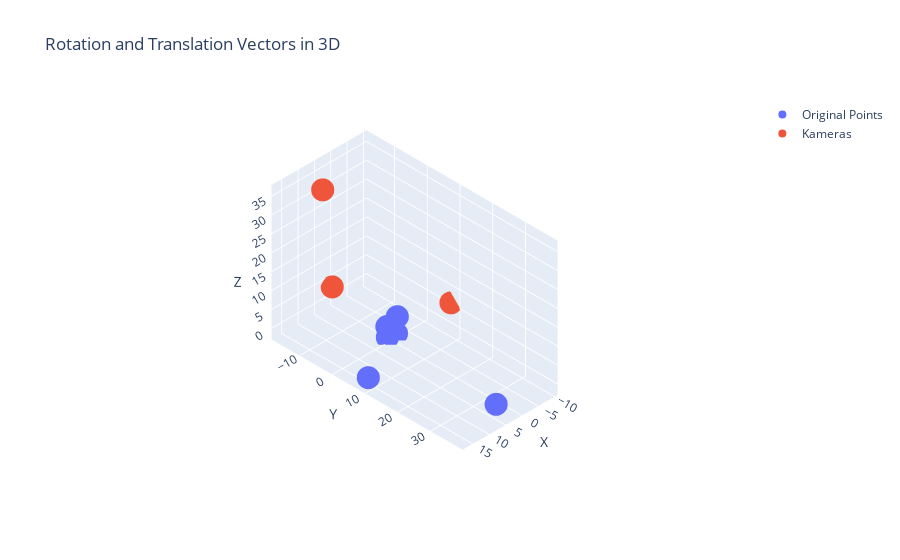

The notebook cell saved with this chart:
### Markdown cell above
#### Kontrolle

### Code cell
wolke_zeigen(coords, pictures)

### Figure 1 — Plotly figure (JSON) as saved in the notebook; plotly's stock layout.template omitted (floating-point values rounded to 4 significant figures)
{"data": [{"mode": "markers", "name": "Original Points", "type": "scatter3d", "x": [0.06661, 6.263, 1.11, 1.545, 1.657, -1.382, -1.607, 17.26], "y": [0.03116, 38.1, -0.303, 0.04828, 0.07808, -0.0135, 0.009087, 10.02], "z": [1.15, 2.382, -1.677, 1.612, 1.595, -1.725, 2.609, 0.8937]}, {"mode": "markers", "name": "Kameras", "type": "scatter3d", "x": [-10.05, 1.39, 10.36], "y": [7.98, -16.89, -10.83], "z": [6.036, 3.533, 36.74]}], "layout": {"scene": {"aspectmode": "data", "camera": {"projection": {"type": "orthographic"}}, "xaxis": {"title": {"text": "X"}}, "yaxis": {"title": {"text": "Y"}}, "zaxis": {"title": {"text": "Z"}}}, "title": {"text": "Rotation and Translation Vectors in 3D"}}}
